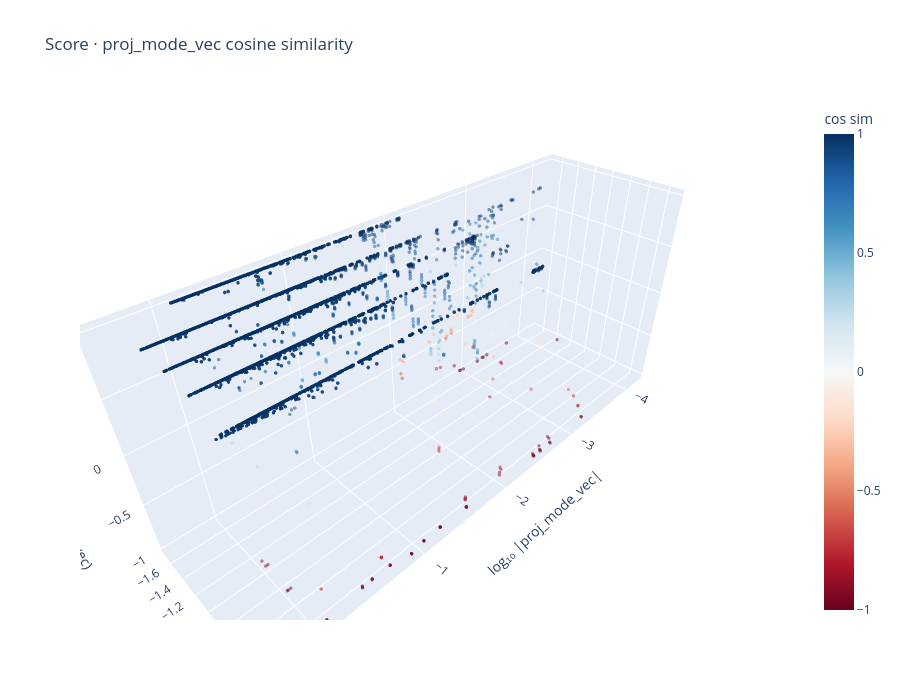

Here is the notebook cell this chart was saved with:
### Markdown cell above
# Score vector vs projection vectors

### Code cell
import plotly.graph_objects as go

v3 = df.dropna(subset=['score_x']).copy()
v3['score_mag']     = np.sqrt(v3['score_x']**2 + v3['score_y']**2)
v3['proj_mode_mag'] = np.sqrt(v3['proj_mode_vec_x']**2 + v3['proj_mode_vec_y']**2)

sv  = v3[['score_x', 'score_y']].values
pv  = v3[['proj_mode_vec_x', 'proj_mode_vec_y']].values
denom = (v3['score_mag'] * v3['proj_mode_mag']).clip(1e-12)
v3['cos_mode'] = (sv * pv).sum(axis=1) / denom.values

# drop near-zero mags (undefined cosine)
v3 = v3[(v3['score_mag'] > 1e-8) & (v3['proj_mode_mag'] > 1e-8)]

fig = go.Figure(go.Scatter3d(
    x=np.log10(v3['proj_mode_mag']),
    y=np.log10(v3['sigma']),
    z=v3['cos_mode'],
    mode='markers',
    marker=dict(
        size=2,
        color=v3['cos_mode'],
        colorscale='RdBu',
        cmid=0,
        colorbar=dict(title='cos sim'),
        opacity=0.5,
    ),
    text=[f"σ={s:.2f}, |proj|={p:.4f}, cos={c:.3f}"
          for s, p, c in zip(v3['sigma'], v3['proj_mode_mag'], v3['cos_mode'])],
    hoverinfo='text',
))

fig.update_layout(
    title='Score · proj_mode_vec cosine similarity',
    scene=dict(
        xaxis_title='log₁₀ |proj_mode_vec|',
        yaxis_title='log₁₀ σ',
        zaxis_title='cos(score, proj_mode_vec)',
        zaxis=dict(range=[-1.05, 1.05]),
    ),
    width=900, height=700,
)

fig.show()

### Figure 1 — Plotly figure (JSON) as saved in the notebook; plotly's stock layout.template omitted (floating-point values rounded to 4 significant figures; data arrays with more than 128 entries replaced by an {"elided": "..."} marker saying what was removed)
{"data": [{"hoverinfo": "text", "marker": {"cmid": 0, "color": {"elided": "24244 float values"}, "colorbar": {"title": {"text": "cos sim"}}, "colorscale": [[0, "rgb(103,0,31)"], [0.1, "rgb(178,24,43)"], [0.2, "rgb(214,96,77)"], [0.3, "rgb(244,165,130)"], [0.4, "rgb(253,219,199)"], [0.5, "rgb(247,247,247)"], [0.6, "rgb(209,229,240)"], [0.7, "rgb(146,197,222)"], [0.8, "rgb(67,147,195)"], [0.9, "rgb(33,102,172)"], [1, "rgb(5,48,97)"]], "opacity": 0.5, "size": 2}, "mode": "markers", "text": {"elided": "24244 str values"}, "type": "scatter3d", "x": {"elided": "24244 float values"}, "y": {"elided": "24244 float values"}, "z": {"elided": "24244 float values"}}], "layout": {"height": 700, "scene": {"xaxis": {"title": {"text": "log₁₀ |proj_mode_vec|"}}, "yaxis": {"title": {"text": "log₁₀ σ"}}, "zaxis": {"range": [-1.05, 1.05], "title": {"text": "cos(score, proj_mode_vec)"}}}, "title": {"text": "Score · proj_mode_vec cosine similarity"}, "width": 900}}
